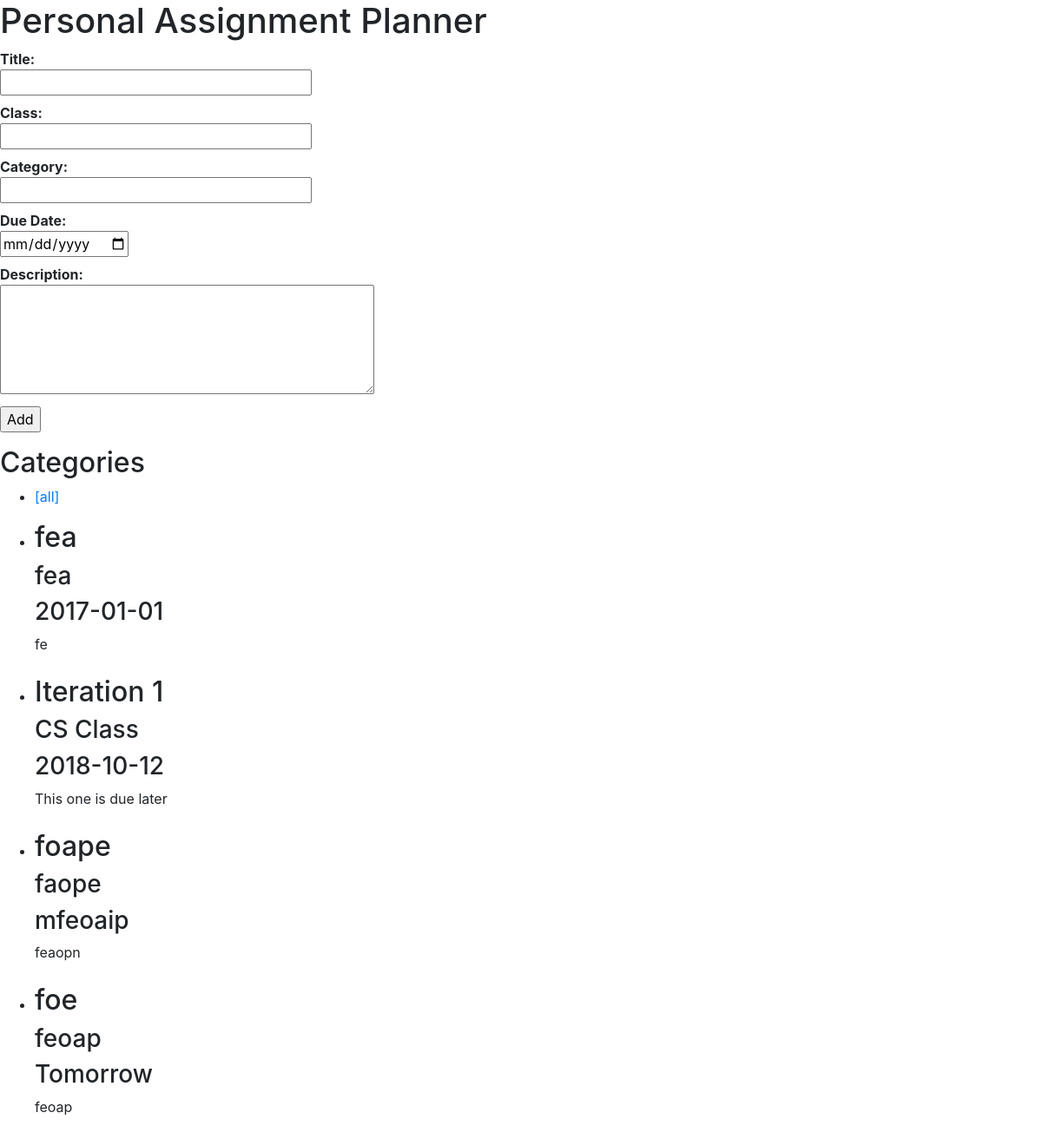
Before: / with the older database file.
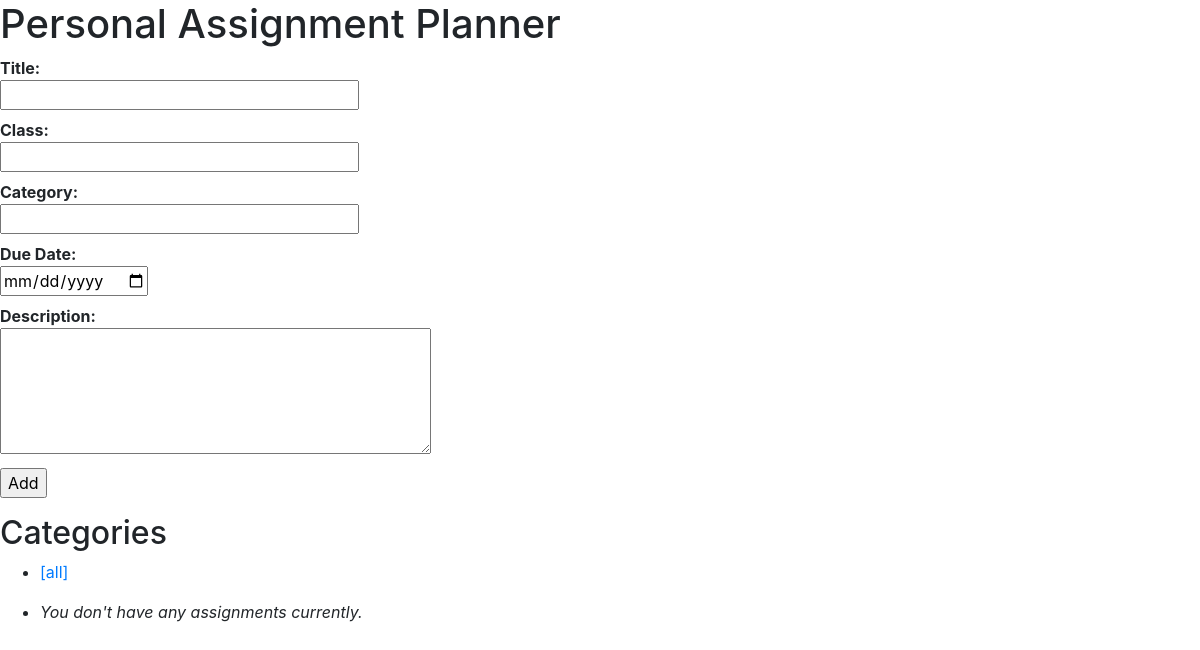
After: the same page with the newer database file.
### tables this page shows
CREATE TABLE assignments (
  id integer primary key autoincrement,
  title text not null,
  class text not null,
  category text not null,
  duedate date not null,
  description text not null
);

### app.py (the view)
@app.route('/')
def show_assignment():
    db = get_db()
    if "category" in request.args:
        cur = db.excute('SELECT * FROM assignments WHERE category = ? ORDER BY id desc'
                        [request.args["category"]])
        assignments = cur.fetchall()
    else:
        cur = db.execute('select * from assignments order by id desc')
        assignments = cur.fetchall()
    return render_template('show_assignments.html', assignments=assignments)

### app.py (called while the page is built)
def connect_db():
    rv = sqlite3.connect(app.config['DATABASE'])
    rv.row_factory = sqlite3.Row
    return rv

def get_db():
    if not hasattr(g, 'sqlite_db'):
        g.sqlite_db = connect_db()
    return g.sqlite_db

### templates/show_assignments.html (shortened to what this page needs)
{% extends "MainPageLayout.html" %}
{% block body %}
  <form action="{{ url_for('add_assignment') }}" method="post">
    <dl>
        <dt>Title:
      <dd><input type="text" size="30" name="title">
        <dt>Class:
      <dd><input type="text" size="30" name="class">
        <dt>Category:
      <dd><input type="text" size="30" name="category">
        <dt>Due Date:
      <dd><input type="date" name="duedate">
        <dt>Description:
      <dd><textarea name="description" rows="5" cols="40"></textarea>
      <dd><input type="submit" value="Add">
    </dl>
  </form>
 <h2>Categories</h2>
  <ul class="categories">
    <li><a href="?">[all]</a></li>
  </ul>
  <ul>
  {% for assignment in assignments %}
    <li>
        <h2>{{ assignment.title }}</h2>
        <h3>{{ assignment.class }}</h3>
        <h3>{{ assignment.duedate }}</h3>
        {{ assignment.description|safe }}<br><br>
    </li>
  {% else %}
    <li><em>You don't have any assignments currently.</em></li>
  {% endfor %}
  </ul>
{% endblock %}

### templates/MainPageLayout.html (shortened to what this page needs)
<!doctype html>
<link rel="stylesheet" href="https://stackpath.bootstrapcdn.com/bootstrap/4.1.3/css/bootstrap.min.css">
<div>
  <h1>Personal Assignment Planner</h1>
  {% block body %}{% endblock %}
</div>

Changed rows visible on the page:
removed assignments: title "fea", class "fea", duedate "2017-01-01", description "fe"
removed assignments: title "Iteration 1", class "CS Class", duedate "2018-10-12", description "This one is due later"
removed assignments: title "foape", class "faope", duedate "mfeoaip", description "feaopn"
removed assignments: title "foe", class "feoap", duedate "Tomorrow", description "feoap"
Other visible differences:
text now shown: "You don't have any assignments currently."
